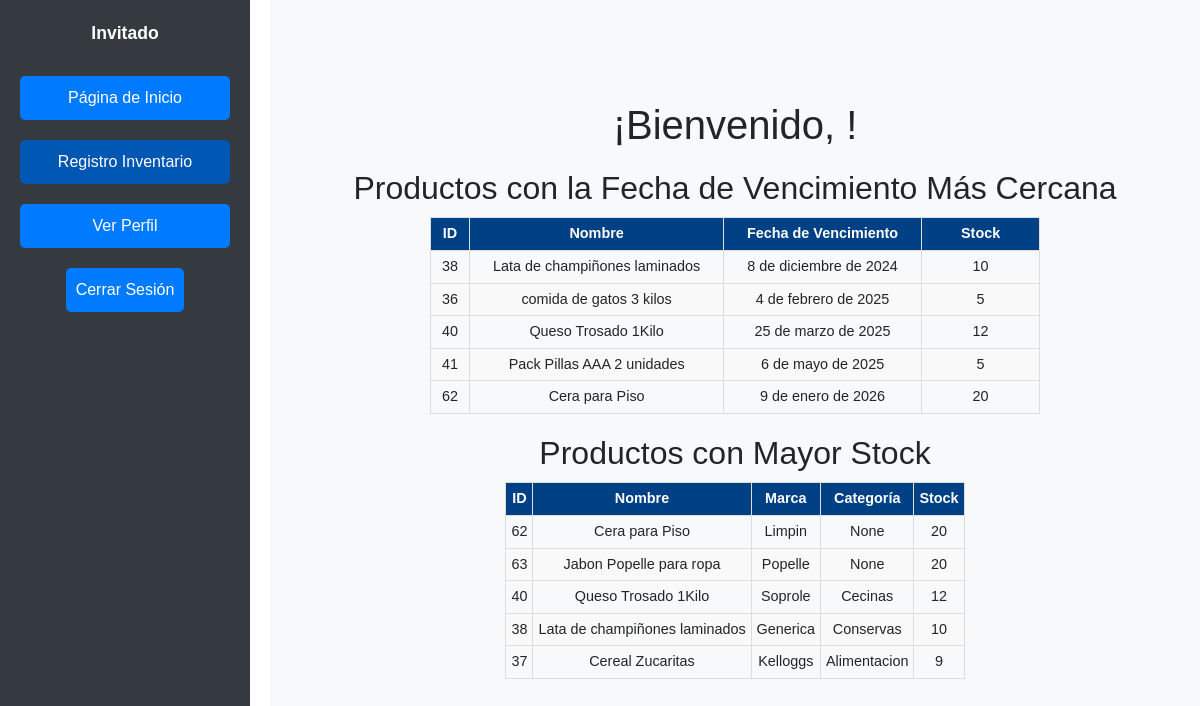
Page /adminpage/ on the committed database.
### pagina/models.py (models this page shows, shortened)
class Producto(models.Model):
    nombre = models.CharField(max_length=100)
    precio = models.DecimalField(max_digits=10, decimal_places=4)
    stock = models.IntegerField()
    descripcion = models.TextField()
    marca = models.ForeignKey(Marca, on_delete=models.CASCADE)
    categoria = models.ForeignKey(Categoria, null=True, blank=True, on_delete=models.SET_NULL)
    fecha_vencimiento = models.DateField(default=timezone.now)

class Marca(models.Model):
    nombre = models.CharField(max_length=100)
    def __str__(self):
        return self.nombre

class Categoria(models.Model):
    nombre = models.CharField(max_length=100)
    def __str__(self):
        return self.nombre

### pagina/views.py (the view)
# urls.py: path('adminpage/', adminpage, name='adminpage'),
def adminpage(request):
    productos_mayor_stock = Producto.objects.order_by('-stock')[:5]
    productos_vencimiento = Producto.objects.filter(
        fecha_vencimiento__gte=now()
    ).order_by('fecha_vencimiento')[:5]
    return render(request, 'adminpage.html', {
        'productos_mayor_stock': productos_mayor_stock,
        'productos_vencimiento': productos_vencimiento,
    })

### pagina/templates/adminpage.html (shortened to what this page needs)
<!DOCTYPE html>
<html lang="es">
<head>
    {% load static %}
    <link rel="stylesheet" href="{% static 'css/lateral.css' %}">
    <link href="https://stackpath.bootstrapcdn.com/bootstrap/4.5.2/css/bootstrap.min.css" rel="stylesheet">
</head>
<body>
    <div class="sidebar">
        <div class="perfil">
            <p>
                {% if user.is_authenticated %}
                    {{ user.username }}
                {% else %}
                    Invitado
                {% endif %}
            </p>
        </div>
        <ul>
            <li><a href="{% url 'adminpage' %}">Página de Inicio</a></li>
            <li><a href="{% url 'vendedor' %}" class="active">Registro Inventario</a></li>
            <li><a href="{% url 'verPerfil' %}" class="btn-primary">Ver Perfil</a></li>
            <li>
                <form action="{% url 'logout' %}" method="post">
                    <button type="submit" class="btn">Cerrar Sesión</button>
                </form>
            </li>
        </ul>
    </div>
    <div class="main-content">
        <h1>¡Bienvenido, {{ user.username }}!</h1>
        <div class="section">
            <h2>Productos con la Fecha de Vencimiento Más Cercana</h2>
            <table id="productos-vencimiento-table">
                <thead>
                    <tr>
                        <th>ID</th>
                        <th>Nombre</th>
                        <th>Fecha de Vencimiento</th>
                        <th>Stock</th>
                    </tr>
                </thead>
                <tbody>
                    {% for producto in productos_vencimiento %}
                        <tr>
                            <td>{{ producto.id }}</td>
                            <td>{{ producto.nombre }}</td>
                            <td>{{ producto.fecha_vencimiento }}</td>
                            <td>{{ producto.stock }}</td>
                        </tr>
                    {% empty %}
                        <tr>
                            <td colspan="4">No hay productos con fecha de vencimiento cercana.</td>
                        </tr>
                    {% endfor %}
                </tbody>
            </table>
        </div>
        <div class="section">
            <h2>Productos con Mayor Stock</h2>
            <table id="productos-stock-table">
                <thead>
                    <tr>
                        <th>ID</th>
                        <th>Nombre</th>
                        <th>Marca</th>
                        <th>Categoría</th>
                        <th>Stock</th>
                    </tr>
                </thead>
                <tbody>
                    {% for producto in productos_mayor_stock %}
                        <tr>
                            <td>{{ producto.id }}</td>
                            <td>{{ producto.nombre }}</td>
                            <td>{{ producto.marca }}</td>
                            <td>{{ producto.categoria }}</td>
                            <td>{{ producto.stock }}</td>
                        </tr>
                    {% empty %}
                        <tr>
                            <td colspan="5">No hay productos con alto stock.</td>
                        </tr>
                    {% endfor %}
                </tbody>
            </table>
        </div>
    </div>
</body>
</html>

### pagina/static/css/lateral.css (style rules this page uses)
.sidebar { width: 250px; height: 100vh; background-color: #333; display: flex; flex-direction: column; align-items: center; padding-top: 20px; }
.perfil { text-align: center; margin-bottom: 20px; }
.perfil p { color: #fff; font-size: 18px; font-weight: bold; }
.sidebar ul { list-style-type: none; padding: 0; width: 100%; }

### pagina/templates/adminpage.html (style rules this page uses)
.sidebar { display: flex; flex-direction: column; align-items: center; width: 250px; background-color: #343a40; color: white; padding: 20px; height: 100%; position: fixed; }
.sidebar ul { display: flex; flex-direction: column; align-items: center; padding: 0; margin: 0; list-style: none; width: 100%; }
.sidebar ul li { width: 100%; margin-bottom: 10px; text-align: center; }
.sidebar ul li a, .sidebar ul li button { width: 100%; padding: 10px; border-radius: 5px; color: white; background-color: #007bff; text-decoration: none; text-align: center; font-size: 1rem; display: block; box-sizing: border-box; }
.sidebar ul li a.active { background-color: #0056b3; }
.sidebar ul li a.btn-primary { background-color: #007bff; }
.sidebar ul li button { background-color: #007bff; border: none; cursor: pointer; }
.main-content { margin-left: 260px; padding: 20px; display: flex; flex-direction: column; align-items: center; flex: 1; }
body { margin: 0; padding: 0; font-family: Arial, sans-serif; }
h2 { text-align: center; width: 100%; margin-bottom: 20px; }
.main-content { margin-left: 260px; min-height: 100vh; display: flex; flex-direction: column; justify-content: center; align-items: center; padding: 20px; background-color: #f8f9fa; }
.perfil { text-align: center; margin-bottom: 20px; }
.perfil p { margin: 0; font-size: 1.1em; }
.sidebar ul { padding: 0; margin: 0; list-style: none; width: 100%; }
.sidebar ul li { margin: 10px 0; width: 100%; display: flex; justify-content: center; }
.btn { width: 100%; }
.btn-primary { background-color: #007bff; border-color: #007bff; }
.main-content { margin-left: 270px; padding: 20px; }
.main-content h1 { margin-bottom: 20px; text-align: center; }
.section { margin-bottom: 20px; }
.section h2 { margin-bottom: 10px; text-align: center; }
table { width: 80%; margin: 0 auto; border-collapse: collapse; font-size: 0.9em; }
th, td { border: 1px solid #ddd; padding: 5px; text-align: center; vertical-align: middle; white-space: nowrap; overflow: hidden; text-overflow: ellipsis; }
th { background-color: #004085; color: white; }
tr:nth-child(even) { background-color: #f9f9f9; }
th:nth-child(1), td:nth-child(1) { width: 5%; }
th:nth-child(2), td:nth-child(2) { width: 20%; }
th:nth-child(3), td:nth-child(3) { width: 20%; }
th:nth-child(4), td:nth-child(4) { width: 15%; }
th:nth-child(5), td:nth-child(5) { width: 15%; }

### rows in the picture
Producto: id "38", nombre "Lata de champiñones laminados", fecha_vencimiento "8 de diciembre de 2024", stock "10", marca "Generica", categoria "Conservas"
Producto: id "36", nombre "comida de gatos 3 kilos", fecha_vencimiento "4 de febrero de 2025", stock "5"
Producto: id "40", nombre "Queso Trosado 1Kilo", fecha_vencimiento "25 de marzo de 2025", stock "12", marca "Soprole", categoria "Cecinas"
Producto: id "41", nombre "Pack Pillas AAA 2 unidades", fecha_vencimiento "6 de mayo de 2025", stock "5"
Producto: id "62", nombre "Cera para Piso", fecha_vencimiento "9 de enero de 2026", stock "20", marca "Limpin", categoria "None"
Producto: id "63", nombre "Jabon Popelle para ropa", marca "Popelle", categoria "None", stock "20"
Producto: id "37", nombre "Cereal Zucaritas", marca "Kelloggs", categoria "Alimentacion", stock "9"
